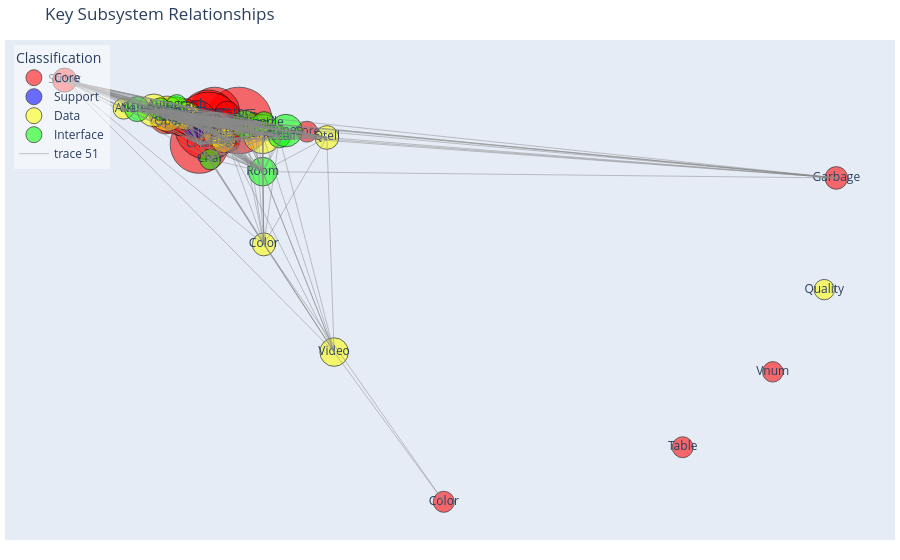

The notebook cell this image was saved under:
### Markdown cell above
## Visualize Key Subsystem Relationships

### Code cell
# Create a visualization that focuses on key relationships between subsystems
def create_subsystem_relationship_visualization(subsystem_graph, subsystems):
    """
    Create a visualization focusing on key relationships between subsystems.
    
    Args:
        subsystem_graph: NetworkX graph of subsystem relationships
        subsystems: Dictionary of subsystem objects
    
    Returns:
        Plotly figure
    """
    # Create a filtered graph with only strong relationships
    filtered_graph = nx.DiGraph()
    
    # Add nodes
    for node, data in subsystem_graph.nodes(data=True):
        filtered_graph.add_node(node, **data)
    
    # Add edges with weight above threshold
    threshold = 5  # Adjust this as needed
    for u, v, data in subsystem_graph.edges(data=True):
        if data.get('weight', 0) >= threshold:
            filtered_graph.add_edge(u, v, **data)
    
    # Calculate centrality for node sizing
    centrality = nx.betweenness_centrality(filtered_graph)
    
    # Create a Plotly figure
    fig = go.Figure()
    
    # Get positions using Fruchterman-Reingold layout
    pos = nx.spring_layout(filtered_graph, seed=42)
    
    # Group nodes by classification
    nodes_by_class = defaultdict(list)
    for node, data in filtered_graph.nodes(data=True):
        classification = data.get('classification', 'Unknown')
        nodes_by_class[classification].append((node, data))
    
    # Color map for classifications
    color_map = {
        'Core': 'rgba(255, 0, 0, 0.8)',
        'Interface': 'rgba(0, 255, 0, 0.8)',
        'Support': 'rgba(0, 0, 255, 0.8)',
        'Data': 'rgba(255, 255, 0, 0.8)',
        'Extension': 'rgba(255, 0, 255, 0.8)',
        'Unknown': 'rgba(128, 128, 128, 0.8)'
    }
    
    # Add edges
    edge_x = []
    edge_y = []
    edge_text = []
    
    for u, v, data in filtered_graph.edges(data=True):
        x0, y0 = pos[u]
        x1, y1 = pos[v]
        edge_x.append(x0)
        edge_x.append(x1)
        edge_x.append(None)  # Separator
        edge_y.append(y0)
        edge_y.append(y1)
        edge_y.append(None)  # Separator
        
        # Source and target names
        source_name = subsystems[u].name if u in subsystems else u
        target_name = subsystems[v].name if v in subsystems else v
        weight = data.get('weight', 0)
        
        edge_text.append(f"{source_name} → {target_name}: {weight} connections")
    
    edge_trace = go.Scatter(
        x=edge_x, y=edge_y,
        line=dict(width=0.5, color='#888'),
        hoverinfo='text',
        text=edge_text,
        mode='lines')
    
    # Add nodes by classification
    for classification, nodes in nodes_by_class.items():
        node_x = []
        node_y = []
        node_text = []
        node_size = []
        
        for node, data in nodes:
            x, y = pos[node]
            node_x.append(x)
            node_y.append(y)
            
            # Get subsystem name and info
            s = subsystems[node] if node in subsystems else None
            name = s.name if s else node
            count = len(s.nodes) if s else 0
            
            node_text.append(f"{name}<br>Classification: {classification}<br>Entities: {count}")
            
            # Size based on centrality and entity count
            central_factor = centrality.get(node, 0.1) * 20
            count_factor = count / 10 if count else 1
            node_size.append(20 + central_factor + count_factor)
        
        node_trace = go.Scatter(
            x=node_x, y=node_y,
            mode='markers',
            hoverinfo='text',
            text=node_text,
            name=classification,
            marker=dict(
                color=color_map.get(classification, 'rgba(128, 128, 128, 0.8)'),
                size=node_size,
                line=dict(width=1, color='rgba(0, 0, 0, 0.8)')
            )
        )
        
        fig.add_trace(node_trace)
    
    # Add node labels
    for node in filtered_graph.nodes():
        x, y = pos[node]
        s = subsystems[node] if node in subsystems else None
        name = s.name if s else node
        
        # Extract meaningful part for label (avoid long names)
        label = name.split()[0] if ' ' in name else name
        
        label_trace = go.Scatter(
            x=[x], y=[y],
            mode='text',
            text=[label],
            textposition='middle center',
            hoverinfo='none',
            showlegend=False
        )
        
        fig.add_trace(label_trace)
    
    # Add edge trace
    fig.add_trace(edge_trace)
    
    # Set layout
    fig.update_layout(
        title='Key Subsystem Relationships',
        showlegend=True,
        hovermode='closest',
        margin=dict(b=20, l=5, r=5, t=40),
        legend=dict(
            title="Classification",
            yanchor="top",
            y=0.99,
            xanchor="left",
            x=0.01,
            bgcolor="rgba(255, 255, 255, 0.5)"
        ),
        xaxis=dict(showgrid=False, zeroline=False, showticklabels=False),
        yaxis=dict(showgrid=False, zeroline=False, showticklabels=False)
    )
    
    return fig

# Create and display key relationships visualization
key_relationships_fig = create_subsystem_relationship_visualization(subsystem_graph, subsystems)
key_relationships_fig.show()

# Save visualization
key_relationships_fig.write_html(str(su.VISUALIZATIONS_DIR / 'key_subsystem_relationships.html'))

### Figure 1 — Plotly figure (JSON) as saved in the notebook; plotly's stock layout.template omitted (floating-point values rounded to 4 significant figures; data arrays with more than 128 entries replaced by an {"elided": "..."} marker saying what was removed)
{"data": [{"hoverinfo": "text", "marker": {"color": "rgba(255, 0, 0, 0.8)", "line": {"color": "rgba(0, 0, 0, 0.8)", "width": 1}, "size": [66.64, 31.64, 50.42, 56.79, 58.09, 67.57, 25.71, 35.47, 26.34, 37.38, 27.52, 36.2, 24.2, 31.11, 22.7, 22.9, 24.7, 20.5, 24.21, 21, 22.7, 21.1, 26.65, 20.9]}, "mode": "markers", "name": "Core", "text": ["Obj Char<br>Classification: Core<br>Entities: 450", "Array String<br>Classification: Core<br>Entities: 116", "Vnum Prototype<br>Classification: Core<br>Entities: 297", "Spec Mprog<br>Classification: Core<br>Entities: 357", "Char Group<br>Classification: Core<br>Entities: 364", "Char Level<br>Classification: Core<br>Entities: 468", "Level Squestmob<br>Classification: Core<br>Entities: 57", "From Obj<br>Classification: Core<br>Entities: 153", "Guild Level<br>Classification: Core<br>Entities: 62", "War Clan<br>Classification: Core<br>Entities: 170", "Operator Flags<br>Classification: Core<br>Entities: 75", "Flags Name<br>Classification: Core<br>Entities: 162", "String Operator!=<br>Classification: Core<br>Entities: 42", "Weather Day<br>Classification: Core<br>Entities: 111", "Garbage List<br>Classification: Core<br>Entities: 27", "Read Confirm<br>Classification: Core<br>Entities: 29", "Operator= Extra<br>Classification: Core<br>Entities: 47", "Vnum Name<br>Classification: Core<br>Entities: 5", "Flags Act<br>Classification: Core<br>Entities: 38", "Table Color<br>Classification: Core<br>Entities: 10", "String Prog<br>Classification: Core<br>Entities: 27", "Color Scan<br>Classification: Core<br>Entities: 11", "Bit Core<br>Classification: Core<br>Entities: 66", "Core variable<br>Classification: Core<br>Entities: 9"], "type": "scatter", "x": [-0.04577, -0.1737, -0.08826, -0.09929, -0.1151, -0.09921, -0.1083, -0.1175, -0.1343, -0.1432, -0.1489, -0.1628, -0.3507, -0.1409, 1, -0.01727, -0.06615, 0.8887, -0.09785, 0.7311, -0.07785, 0.313, -0.06657, 0.07363], "y": [0.09528, 0.1018, 0.1172, 0.1009, 0.0306, 0.08067, 0.0891, 0.101, 0.09401, 0.104, 0.09164, 0.1095, 0.2048, 0.1014, -0.06068, 0.08442, 0.1144, -0.587, 0.06667, -0.7915, 0.09702, -0.9397, 0.04361, 0.06496]}, {"hoverinfo": "text", "marker": {"color": "rgba(0, 0, 255, 0.8)", "line": {"color": "rgba(0, 0, 0, 0.8)", "width": 1}, "size": [23.93]}, "mode": "markers", "name": "Support", "text": ["Act Dispatcher<br>Classification: Support<br>Entities: 39"], "type": "scatter", "x": [-0.1209], "y": [0.08053]}, {"hoverinfo": "text", "marker": {"color": "rgba(255, 255, 0, 0.8)", "line": {"color": "rgba(0, 0, 0, 0.8)", "width": 1}, "size": [29.3, 25.02, 27.85, 35.12, 38.8, 22.94, 29.92, 32.84, 21.2, 23.77, 28.55, 24.35, 20.4]}, "mode": "markers", "name": "Data", "text": ["Name Loot<br>Classification: Data<br>Entities: 93", "Duel Arena<br>Classification: Data<br>Entities: 50", "Social Departed<br>Classification: Data<br>Entities: 78", "Edit Note<br>Classification: Data<br>Entities: 151", "Handle Input<br>Classification: Data<br>Entities: 166", "Color Custom<br>Classification: Data<br>Entities: 27", "Race Name<br>Classification: Data<br>Entities: 99", "Help Disabled<br>Classification: Data<br>Entities: 128", "Afk Pwd<br>Classification: Data<br>Entities: 12", "Qtell Wizlist<br>Classification: Data<br>Entities: 34", "Video Color<br>Classification: Data<br>Entities: 84", "Flags T100<br>Classification: Data<br>Entities: 43", "Quality Keyword<br>Classification: Data<br>Entities: 4"], "type": "scatter", "x": [-0.1557, -0.136, -0.1384, -0.1715, -0.004485, -0.00197, -0.0819, -0.1947, -0.2472, 0.1083, 0.121, -0.07261, 0.9789], "y": [0.1199, 0.1122, 0.1068, 0.1137, 0.05831, -0.241, 0.06302, 0.1227, 0.1276, 0.04916, -0.5333, 0.04095, -0.3637]}, {"hoverinfo": "text", "marker": {"color": "rgba(0, 255, 0, 0.8)", "line": {"color": "rgba(0, 0, 0, 0.8)", "width": 1}, "size": [28.18, 22.41, 28.71, 22.12, 21.93, 25.0, 20.81, 32.63, 20.5]}, "mode": "markers", "name": "Interface", "text": ["Conn:: State<br>Classification: Interface<br>Entities: 61", "Descriptor Read<br>Classification: Interface<br>Entities: 24", "Room Color<br>Classification: Interface<br>Entities: 80", "Handle Wimpy<br>Classification: Interface<br>Entities: 20", "Recall Reject<br>Classification: Interface<br>Entities: 19", "Name Description<br>Classification: Interface<br>Entities: 49", "Char Show<br>Classification: Interface<br>Entities: 8", "Types Constants<br>Classification: Interface<br>Entities: 122", "Autograph Newbiekit<br>Classification: Interface<br>Entities: 5"], "type": "scatter", "x": [-0.03462, -0.1833, -0.003951, -0.001981, 0.02517, -0.2234, -0.09586, 0.03678, -0.1544], "y": [0.0848, 0.1261, -0.04356, 0.08938, 0.05075, 0.1262, -0.01031, 0.06785, 0.1378]}, {"hoverinfo": "none", "mode": "text", "showlegend": false, "text": ["Obj"], "textposition": "middle center", "type": "scatter", "x": [-0.04577], "y": [0.09528]}, {"hoverinfo": "none", "mode": "text", "showlegend": false, "text": ["Array"], "textposition": "middle center", "type": "scatter", "x": [-0.1737], "y": [0.1018]}, {"hoverinfo": "none", "mode": "text", "showlegend": false, "text": ["Vnum"], "textposition": "middle center", "type": "scatter", "x": [-0.08826], "y": [0.1172]}, {"hoverinfo": "none", "mode": "text", "showlegend": false, "text": ["Spec"], "textposition": "middle center", "type": "scatter", "x": [-0.09929], "y": [0.1009]}, {"hoverinfo": "none", "mode": "text", "showlegend": false, "text": ["Char"], "textposition": "middle center", "type": "scatter", "x": [-0.1151], "y": [0.0306]}, {"hoverinfo": "none", "mode": "text", "showlegend": false, "text": ["Char"], "textposition": "middle center", "type": "scatter", "x": [-0.09921], "y": [0.08067]}, {"hoverinfo": "none", "mode": "text", "showlegend": false, "text": ["Act"], "textposition": "middle center", "type": "scatter", "x": [-0.1209], "y": [0.08053]}, {"hoverinfo": "none", "mode": "text", "showlegend": false, "text": ["Level"], "textposition": "middle center", "type": "scatter", "x": [-0.1083], "y": [0.0891]}, {"hoverinfo": "none", "mode": "text", "showlegend": false, "text": ["Name"], "textposition": "middle center", "type": "scatter", "x": [-0.1557], "y": [0.1199]}, {"hoverinfo": "none", "mode": "text", "showlegend": false, "text": ["Conn::"], "textposition": "middle center", "type": "scatter", "x": [-0.03462], "y": [0.0848]}, {"hoverinfo": "none", "mode": "text", "showlegend": false, "text": ["From"], "textposition": "middle center", "type": "scatter", "x": [-0.1175], "y": [0.101]}, {"hoverinfo": "none", "mode": "text", "showlegend": false, "text": ["Duel"], "textposition": "middle center", "type": "scatter", "x": [-0.136], "y": [0.1122]}, {"hoverinfo": "none", "mode": "text", "showlegend": false, "text": ["Guild"], "textposition": "middle center", "type": "scatter", "x": [-0.1343], "y": [0.09401]}, {"hoverinfo": "none", "mode": "text", "showlegend": false, "text": ["Descriptor"], "textposition": "middle center", "type": "scatter", "x": [-0.1833], "y": [0.1261]}, {"hoverinfo": "none", "mode": "text", "showlegend": false, "text": ["Room"], "textposition": "middle center", "type": "scatter", "x": [-0.003951], "y": [-0.04356]}, {"hoverinfo": "none", "mode": "text", "showlegend": false, "text": ["War"], "textposition": "middle center", "type": "scatter", "x": [-0.1432], "y": [0.104]}, {"hoverinfo": "none", "mode": "text", "showlegend": false, "text": ["Handle"], "textposition": "middle center", "type": "scatter", "x": [-0.001981], "y": [0.08938]}, {"hoverinfo": "none", "mode": "text", "showlegend": false, "text": ["Operator"], "textposition": "middle center", "type": "scatter", "x": [-0.1489], "y": [0.09164]}, {"hoverinfo": "none", "mode": "text", "showlegend": false, "text": ["Flags"], "textposition": "middle center", "type": "scatter", "x": [-0.1628], "y": [0.1095]}, {"hoverinfo": "none", "mode": "text", "showlegend": false, "text": ["Social"], "textposition": "middle center", "type": "scatter", "x": [-0.1384], "y": [0.1068]}, {"hoverinfo": "none", "mode": "text", "showlegend": false, "text": ["Edit"], "textposition": "middle center", "type": "scatter", "x": [-0.1715], "y": [0.1137]}, {"hoverinfo": "none", "mode": "text", "showlegend": false, "text": ["String"], "textposition": "middle center", "type": "scatter", "x": [-0.3507], "y": [0.2048]}, {"hoverinfo": "none", "mode": "text", "showlegend": false, "text": ["Weather"], "textposition": "middle center", "type": "scatter", "x": [-0.1409], "y": [0.1014]}, {"hoverinfo": "none", "mode": "text", "showlegend": false, "text": ["Recall"], "textposition": "middle center", "type": "scatter", "x": [0.02517], "y": [0.05075]}, {"hoverinfo": "none", "mode": "text", "showlegend": false, "text": ["Handle"], "textposition": "middle center", "type": "scatter", "x": [-0.004485], "y": [0.05831]}, {"hoverinfo": "none", "mode": "text", "showlegend": false, "text": ["Garbage"], "textposition": "middle center", "type": "scatter", "x": [1], "y": [-0.06068]}, {"hoverinfo": "none", "mode": "text", "showlegend": false, "text": ["Color"], "textposition": "middle center", "type": "scatter", "x": [-0.00197], "y": [-0.241]}, {"hoverinfo": "none", "mode": "text", "showlegend": false, "text": ["Read"], "textposition": "middle center", "type": "scatter", "x": [-0.01727], "y": [0.08442]}, {"hoverinfo": "none", "mode": "text", "showlegend": false, "text": ["Race"], "textposition": "middle center", "type": "scatter", "x": [-0.0819], "y": [0.06302]}, {"hoverinfo": "none", "mode": "text", "showlegend": false, "text": ["Operator="], "textposition": "middle center", "type": "scatter", "x": [-0.06615], "y": [0.1144]}, {"hoverinfo": "none", "mode": "text", "showlegend": false, "text": ["Help"], "textposition": "middle center", "type": "scatter", "x": [-0.1947], "y": [0.1227]}, {"hoverinfo": "none", "mode": "text", "showlegend": false, "text": ["Vnum"], "textposition": "middle center", "type": "scatter", "x": [0.8887], "y": [-0.587]}, {"hoverinfo": "none", "mode": "text", "showlegend": false, "text": ["Flags"], "textposition": "middle center", "type": "scatter", "x": [-0.09785], "y": [0.06667]}, {"hoverinfo": "none", "mode": "text", "showlegend": false, "text": ["Name"], "textposition": "middle center", "type": "scatter", "x": [-0.2234], "y": [0.1262]}, {"hoverinfo": "none", "mode": "text", "showlegend": false, "text": ["Afk"], "textposition": "middle center", "type": "scatter", "x": [-0.2472], "y": [0.1276]}, {"hoverinfo": "none", "mode": "text", "showlegend": false, "text": ["Table"], "textposition": "middle center", "type": "scatter", "x": [0.7311], "y": [-0.7915]}, {"hoverinfo": "none", "mode": "text", "showlegend": false, "text": ["Char"], "textposition": "middle center", "type": "scatter", "x": [-0.09586], "y": [-0.01031]}, {"hoverinfo": "none", "mode": "text", "showlegend": false, "text": ["Qtell"], "textposition": "middle center", "type": "scatter", "x": [0.1083], "y": [0.04916]}, {"hoverinfo": "none", "mode": "text", "showlegend": false, "text": ["String"], "textposition": "middle center", "type": "scatter", "x": [-0.07785], "y": [0.09702]}, {"hoverinfo": "none", "mode": "text", "showlegend": false, "text": ["Color"], "textposition": "middle center", "type": "scatter", "x": [0.313], "y": [-0.9397]}, {"hoverinfo": "none", "mode": "text", "showlegend": false, "text": ["Video"], "textposition": "middle center", "type": "scatter", "x": [0.121], "y": [-0.5333]}, {"hoverinfo": "none", "mode": "text", "showlegend": false, "text": ["Types"], "textposition": "middle center", "type": "scatter", "x": [0.03678], "y": [0.06785]}, {"hoverinfo": "none", "mode": "text", "showlegend": false, "text": ["Flags"], "textposition": "middle center", "type": "scatter", "x": [-0.07261], "y": [0.04095]}, {"hoverinfo": "none", "mode": "text", "showlegend": false, "text": ["Autograph"], "textposition": "middle center", "type": "scatter", "x": [-0.1544], "y": [0.1378]}, {"hoverinfo": "none", "mode": "text", "showlegend": false, "text": ["Quality"], "textposition": "middle center", "type": "scatter", "x": [0.9789], "y": [-0.3637]}, {"hoverinfo": "none", "mode": "text", "showlegend": false, "text": ["Bit"], "textposition": "middle center", "type": "scatter", "x": [-0.06657], "y": [0.04361]}, {"hoverinfo": "none", "mode": "text", "showlegend": false, "text": ["Core"], "textposition": "middle center", "type": "scatter", "x": [0.07363], "y": [0.06496]}, {"hoverinfo": "text", "line": {"color": "#888", "width": 0.5}, "mode": "lines", "text": {"elided": "488 str values"}, "type": "scatter", "x": {"elided": "1464 float values"}, "y": {"elided": "1464 float values"}}], "layout": {"hovermode": "closest", "legend": {"bgcolor": "rgba(255, 255, 255, 0.5)", "title": {"text": "Classification"}, "x": 0.01, "xanchor": "left", "y": 0.99, "yanchor": "top"}, "margin": {"b": 20, "l": 5, "r": 5, "t": 40}, "showlegend": true, "title": {"text": "Key Subsystem Relationships"}, "xaxis": {"showgrid": false, "showticklabels": false, "zeroline": false}, "yaxis": {"showgrid": false, "showticklabels": false, "zeroline": false}}}
